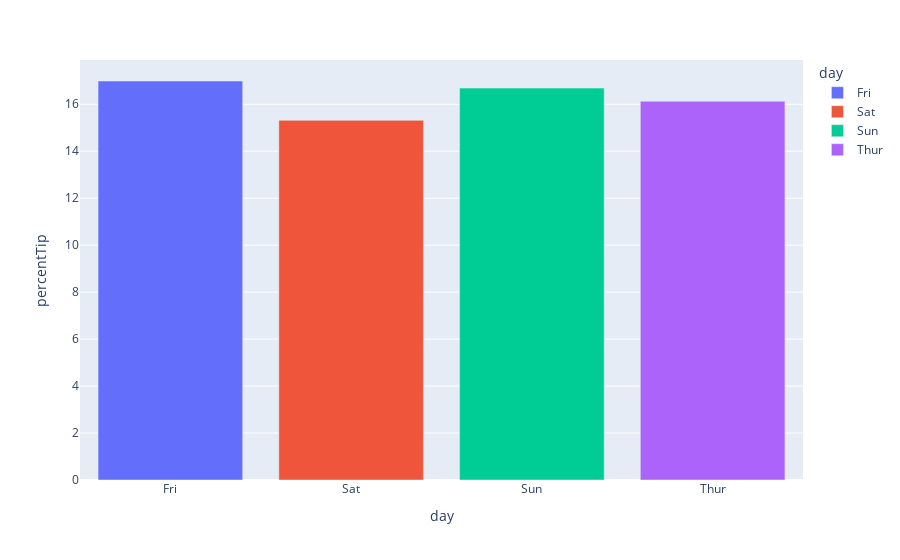

This figure's notebook cell:
### Code cell
import plotly.express as px
data2 = df.copy(deep=True)
data2 = data2.groupby('day', as_index=False)['percentTip'].mean()
fig = px.bar(data_frame = data2, x="day", y="percentTip", color= "day")
fig.show()

### Figure 1 — Plotly figure (JSON) as saved in the notebook; plotly's stock layout.template omitted (floating-point values rounded to 4 significant figures)
{"data": [{"alignmentgroup": "True", "hovertemplate": "day=%{x}<br>percentTip=%{y}<extra></extra>", "legendgroup": "Fri", "marker": {"color": "#636efa", "pattern": {"shape": ""}}, "name": "Fri", "offsetgroup": "Fri", "orientation": "v", "showlegend": true, "textposition": "auto", "type": "bar", "x": ["Fri"], "xaxis": "x", "y": [16.99], "yaxis": "y"}, {"alignmentgroup": "True", "hovertemplate": "day=%{x}<br>percentTip=%{y}<extra></extra>", "legendgroup": "Sat", "marker": {"color": "#EF553B", "pattern": {"shape": ""}}, "name": "Sat", "offsetgroup": "Sat", "orientation": "v", "showlegend": true, "textposition": "auto", "type": "bar", "x": ["Sat"], "xaxis": "x", "y": [15.32], "yaxis": "y"}, {"alignmentgroup": "True", "hovertemplate": "day=%{x}<br>percentTip=%{y}<extra></extra>", "legendgroup": "Sun", "marker": {"color": "#00cc96", "pattern": {"shape": ""}}, "name": "Sun", "offsetgroup": "Sun", "orientation": "v", "showlegend": true, "textposition": "auto", "type": "bar", "x": ["Sun"], "xaxis": "x", "y": [16.69], "yaxis": "y"}, {"alignmentgroup": "True", "hovertemplate": "day=%{x}<br>percentTip=%{y}<extra></extra>", "legendgroup": "Thur", "marker": {"color": "#ab63fa", "pattern": {"shape": ""}}, "name": "Thur", "offsetgroup": "Thur", "orientation": "v", "showlegend": true, "textposition": "auto", "type": "bar", "x": ["Thur"], "xaxis": "x", "y": [16.13], "yaxis": "y"}], "layout": {"barmode": "relative", "legend": {"title": {"text": "day"}, "tracegroupgap": 0}, "margin": {"t": 60}, "xaxis": {"anchor": "y", "categoryarray": ["Fri", "Sat", "Sun", "Thur"], "categoryorder": "array", "domain": [0, 1], "title": {"text": "day"}}, "yaxis": {"anchor": "x", "domain": [0, 1], "title": {"text": "percentTip"}}}}
